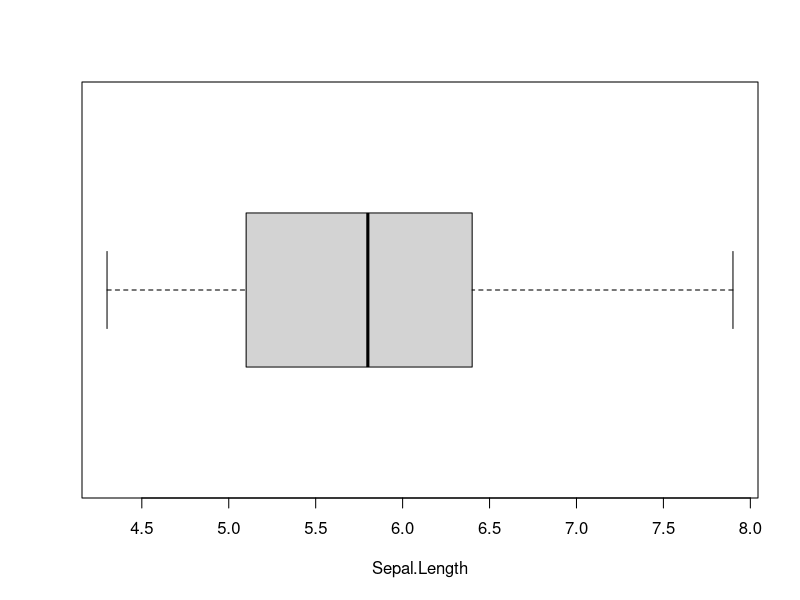
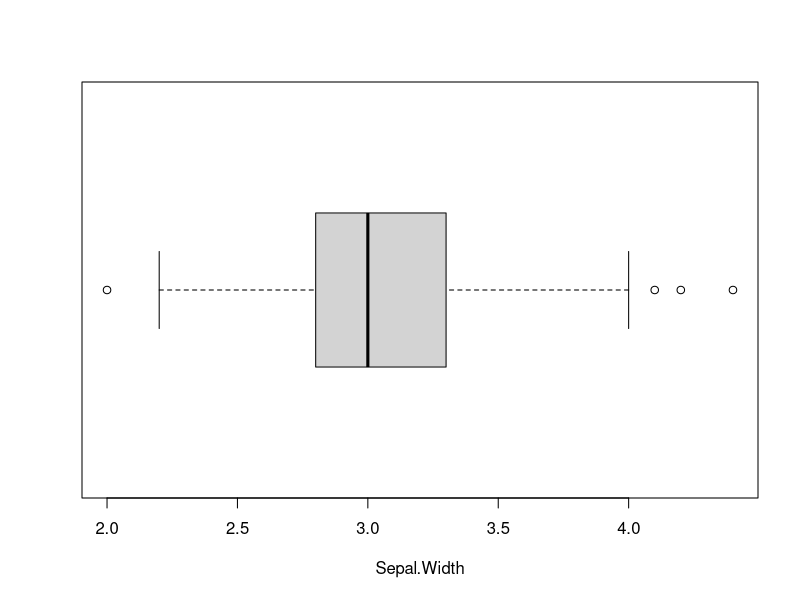
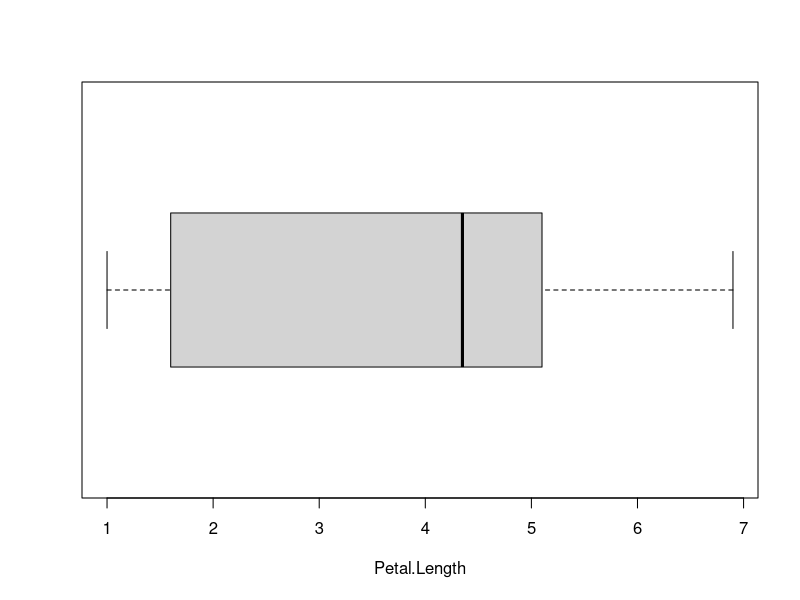
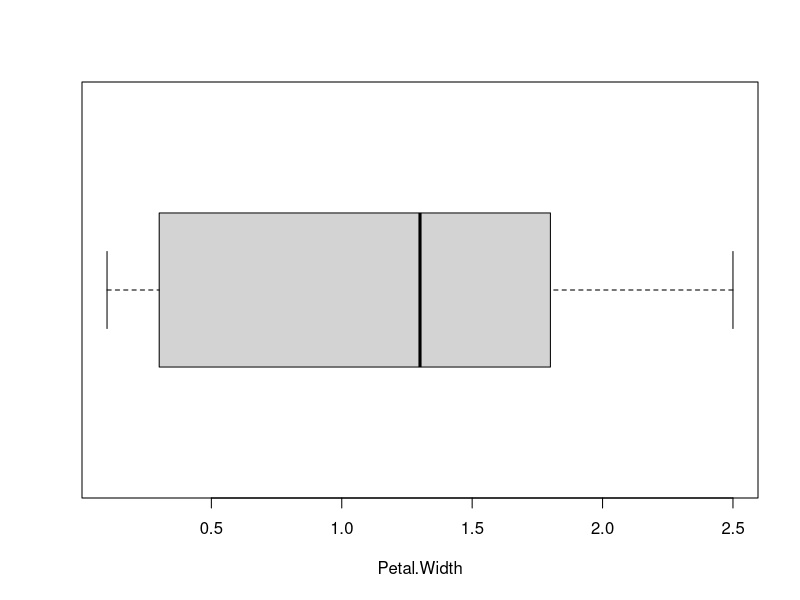

The R script that drew these images, in order:
## ---- chunk 1
knitr::opts_chunk$set(echo = FALSE)   #global option

stdt <- date()
## ---- chunk 2
nameval <- names(iris)[!names(iris) == "Species"]
for(i in nameval){
   cat("\n")
   cat("##Box Plot for", i, "\n") 
   cat("Assess the distribution of", i, "\n")
   boxplot(iris[,i], horizontal = TRUE, xlab = i)
   cat("\n")
}
